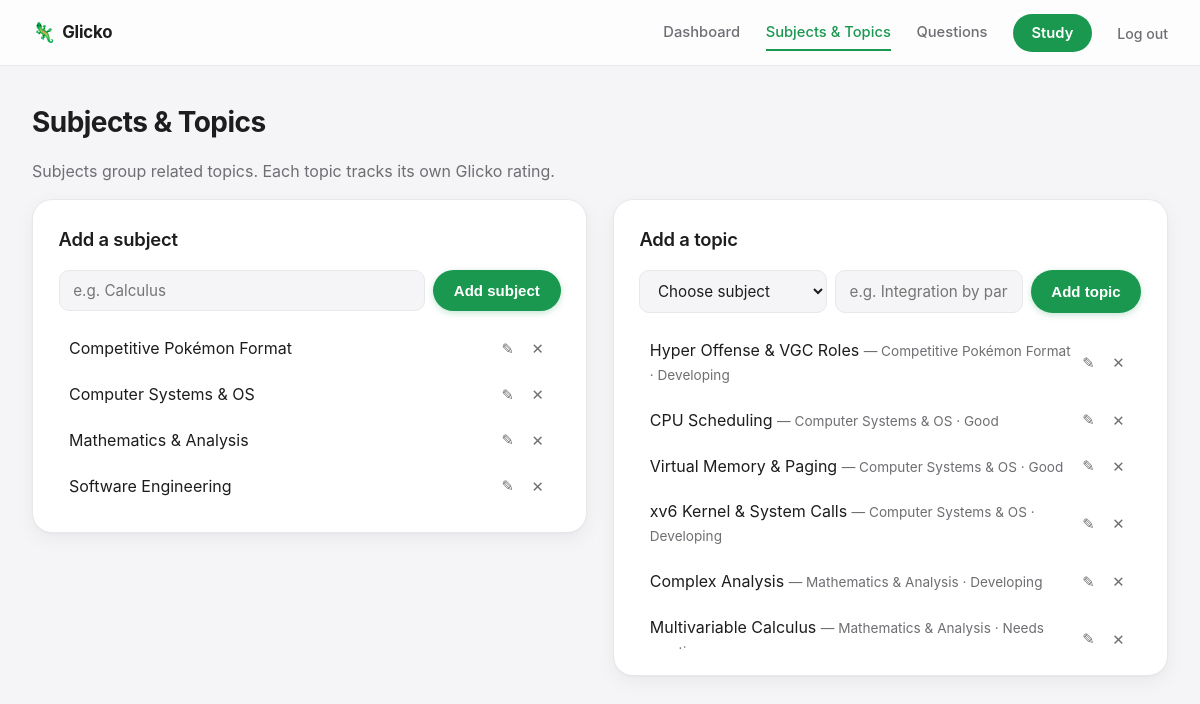
/manage (signed in), run on the app's committed database.
### tables this page shows
CREATE TABLE subjects (
    id INTEGER PRIMARY KEY AUTOINCREMENT,
    user_id INTEGER REFERENCES users(id) ON DELETE CASCADE,
    name TEXT NOT NULL,
    UNIQUE(user_id, name)
);

CREATE TABLE topics (
    id INTEGER PRIMARY KEY AUTOINCREMENT,
    subject_id INTEGER NOT NULL REFERENCES subjects(id) ON DELETE CASCADE,
    name TEXT NOT NULL,
    rating REAL NOT NULL DEFAULT 1500,
    rd REAL NOT NULL DEFAULT 350,
    last_update TEXT,
    pending_results TEXT NOT NULL DEFAULT '[]',
    UNIQUE(subject_id, name)
);

### app.py (the view)
@app.route('/manage')
@login_required
def manage():
    uid = session['user_id']
    conn = db.get_db()
    subjects = conn.execute("SELECT * FROM subjects WHERE user_id = ? ORDER BY name", (uid,)).fetchall()
    topics = conn.execute(
        "SELECT topics.*, subjects.name AS subject_name FROM topics "
        "JOIN subjects ON subjects.id = topics.subject_id WHERE subjects.user_id = ? "
        "ORDER BY subjects.name, topics.name", (uid,)
    ).fetchall()
    conn.close()
    return render_template('manage.html', subjects=subjects, topics=topics)

### auth.py (called while the page is built)
def login_required(view):
    @wraps(view)
    def wrapped(*args, **kwargs):
        if not session.get('user_id'):
            return redirect(url_for('login', next=request.path))
        return view(*args, **kwargs)
    return wrapped

### db.py (called while the page is built)
def get_db():
    conn = sqlite3.connect(DB_PATH)
    conn.row_factory = sqlite3.Row
    conn.execute("PRAGMA foreign_keys = ON")
    return conn

### labels.py (called while the page is built)
def rating_label(rating):
    for lo, hi, label, css in TIERS:
        if lo <= rating < hi:
            return label, css
    return "Excellent", "tier-excellent"

### templates/manage.html (shortened to what this page needs)
{% extends "base.html" %}
{% block content %}
<h1>Subjects &amp; Topics</h1>
<p class="muted">Subjects group related topics. Each topic tracks its own Glicko rating.</p>
<div class="two-col">
  <section class="panel">
    <h2>Add a subject</h2>
    <form method="post" action="{{ url_for('add_subject') }}" class="inline-form">
      <input type="text" name="name" placeholder="e.g. Calculus" required>
      <button type="submit" class="btn btn-primary">Add subject</button>
    </form>
    <ul class="simple-list">
      {% for s in subjects %}
      <li>
        <span>{{ s.name }}</span>
        <div class="item-actions">
          <button class="btn-icon btn-icon-edit" onclick="openModal('edit-subject-{{ s.id }}')">✎</button>
          <form method="post" action="{{ url_for('delete_subject', subject_id=s.id) }}"
                onsubmit="return confirm('Delete this subject and all its topics/questions?');">
            <button type="submit" class="btn-icon" title="Delete">✕</button>
          </form>
        </div>
      </li>
      {% else %}
      <li class="muted">No subjects yet.</li>
      {% endfor %}
    </ul>
  </section>
  <section class="panel">
    <h2>Add a topic</h2>
    <form method="post" action="{{ url_for('add_topic') }}" class="inline-form">
      <select name="subject_id" required>
        <option value="" disabled selected>Choose subject</option>
      </select>
      <input type="text" name="name" placeholder="e.g. Integration by parts" required>
      <button type="submit" class="btn btn-primary">Add topic</button>
    </form>
    <ul class="simple-list">
      {% for t in topics %}
      <li>
        <span>{{ t.name }} <span class="muted small">— {{ t.subject_name }} · {{ rating_label(t.rating)[0] }}</span></span>
        <div class="item-actions">
          <button class="btn-icon btn-icon-edit" onclick="openModal('edit-topic-{{ t.id }}')">✎</button>
          <form method="post" action="{{ url_for('delete_topic', topic_id=t.id) }}"
                onsubmit="return confirm('Delete this topic and all its questions?');">
            <button type="submit" class="btn-icon" title="Delete">✕</button>
          </form>
        </div>
      </li>
      {% else %}
      <li class="muted">No topics yet.</li>
      {% endfor %}
    </ul>
  </section>
</div>
{% endblock %}

### static/style.css (style rules this page uses)
:root { --bg: #f5f5f7; --card: #ffffff; --text: #1d1d1f; --muted: #6e6e73; --border: #e8e8ea; --primary: #1a9850; --primary-dark: #147a40; --primary-light: #eaf8ef; --primary-tint: #d7f2e2; --red: #d92d20; --amber: #b45309; --green-deep: #0f5132; --radius-lg: 20px; --radius-md: 14px; --radius-sm: 10px; --shadow-card: 0 1px 2px rgba(0, 0, 0, 0.03), 0 6px 20px rgba(0, 0, 0, 0.05); --shadow-pop: 0 4px 10px rgba(0, 0, 0, 0.06), 0 14px 36px rgba(0, 0, 0, 0.08); }
* { box-sizing: border-box; }
body { margin: 0; font-family: -apple-system, BlinkMacSystemFont, "SF Pro Text", "Inter", sans-serif; background: var(--bg); color: var(--text); line-height: 1.5; -webkit-font-smoothing: antialiased; }
h1 { font-size: 1.75rem; font-weight: 700; letter-spacing: -0.02em; margin: 0 0 0.3rem; }
h2 { font-size: 1.1rem; font-weight: 600; letter-spacing: -0.01em; margin: 0 0 1rem; }
.muted { color: var(--muted); }
.small { font-size: 0.85rem; }
.two-col { display: grid; grid-template-columns: 1fr 1fr; gap: 1.4rem; align-items: start; }
.panel { background: var(--card); border: 1px solid var(--border); border-radius: var(--radius-lg); padding: 1.4rem; box-shadow: var(--shadow-card); }
.inline-form { display: flex; gap: 0.5rem; margin-bottom: 1rem; flex-wrap: wrap; }
.inline-form input, .inline-form select { flex: 1; min-width: 120px; }
input, select, textarea { font-family: inherit; font-size: 0.95rem; padding: 0.62rem 0.8rem; border: 1px solid var(--border); border-radius: var(--radius-sm); background: var(--bg); color: var(--text); }
.btn { display: inline-block; border: none; border-radius: 999px; padding: 0.65rem 1.3rem; font-weight: 600; font-size: 0.94rem; cursor: pointer; text-decoration: none; text-align: center; transition: transform 0.06s ease, background 0.15s ease, box-shadow 0.15s ease; }
.btn-primary { background: var(--primary); color: white; box-shadow: 0 2px 6px rgba(26, 152, 80, 0.25); }
.btn-icon { background: transparent; border: none; color: var(--muted); cursor: pointer; font-size: 0.92rem; padding: 0.2rem 0.4rem; border-radius: 8px; }
.item-actions { display: flex; gap: 0.3rem; align-items: center; }
.simple-list { list-style: none; padding: 0; margin: 0; display: flex; flex-direction: column; gap: 0.25rem; max-height: 320px; overflow-y: auto; }
.simple-list li { display: flex; justify-content: space-between; align-items: center; padding: 0.55rem 0.65rem; border-radius: var(--radius-sm); }
h2 { font-size: 1.15rem; font-weight: 600; letter-spacing: -0.01em; margin: 0 0 1rem; }
.two-col { display: grid; grid-template-columns: 1fr 1fr; gap: 1.6rem; align-items: start; }
.panel { background: var(--card); border: 1px solid var(--border); border-radius: var(--radius-lg); padding: 1.6rem; box-shadow: var(--shadow-card); }
input, select, textarea { font-family: inherit; font-size: 0.95rem; padding: 0.65rem 0.85rem; border: 1px solid var(--border); border-radius: var(--radius-sm); background: var(--bg); color: var(--text); }
.btn { display: inline-block; border: none; border-radius: 999px; padding: 0.65rem 1.3rem; font-weight: 600; cursor: pointer; text-decoration: none; text-align: center; }
.btn-primary { background: var(--primary); color: white; }

### data on the page
subjects: name "Competitive Pokémon Format"
subjects: name "Computer Systems & OS"
subjects: name "Mathematics & Analysis"
subjects: name "Software Engineering"
topics: name "Hyper Offense & VGC Roles", subject_name "Competitive Pokémon Format", rating "Developing"
topics: name "CPU Scheduling", subject_name "Computer Systems & OS", rating "Good"
topics: name "Virtual Memory & Paging", subject_name "Computer Systems & OS", rating "Good"
topics: name "xv6 Kernel & System Calls", subject_name "Computer Systems & OS", rating "Developing"
topics: name "Complex Analysis", subject_name "Mathematics & Analysis", rating "Developing"
topics: name "Multivariable Calculus", subject_name "Mathematics & Analysis", rating "Needs…"
